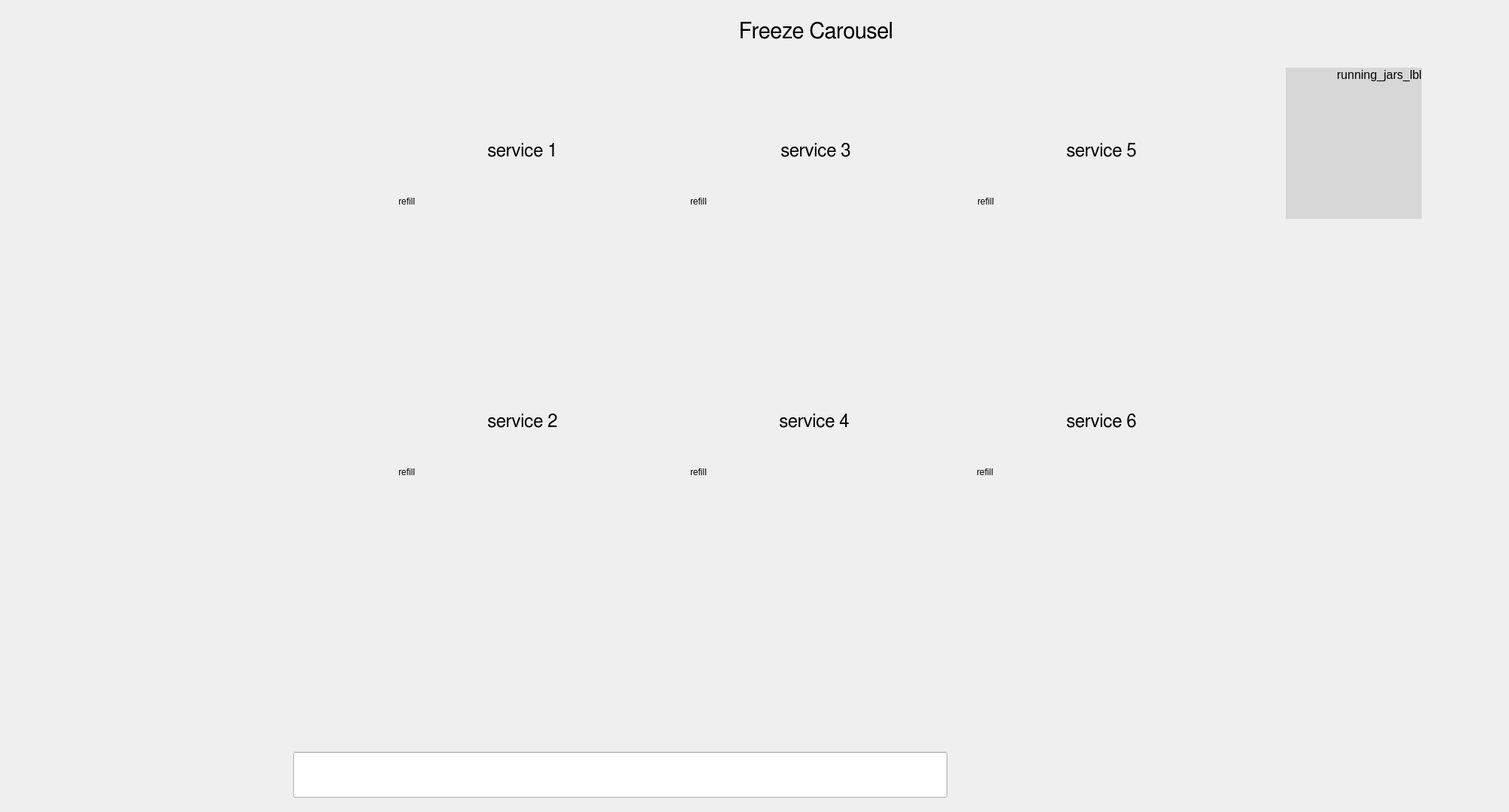
<?xml version="1.0" encoding="UTF-8"?>
<ui version="4.0">
 <class>MainWindow</class>
 <widget class="QMainWindow" name="MainWindow">
  <property name="enabled">
   <bool>true</bool>
  </property>
  <property name="geometry">
   <rect>
    <x>0</x>
    <y>0</y>
    <width>2007</width>
    <height>1080</height>
   </rect>
  </property>
  <property name="windowTitle">
   <string>MainWindow</string>
  </property>
  <widget class="QWidget" name="centralwidget">
   <property name="font">
    <font>
     <family>FreeSans</family>
     <pointsize>18</pointsize>
    </font>
   </property>
   <widget class="QFrame" name="menu_frame">
    <property name="geometry">
     <rect>
      <x>10</x>
      <y>1000</y>
      <width>1920</width>
      <height>72</height>
     </rect>
    </property>
    <property name="font">
     <font>
      <family>FreeSans</family>
      <pointsize>18</pointsize>
     </font>
    </property>
    <property name="frameShape">
     <enum>QFrame::NoFrame</enum>
    </property>
    <property name="frameShadow">
     <enum>QFrame::Plain</enum>
    </property>
    <widget class="QPushButton" name="home_btn">
     <property name="geometry">
      <rect>
       <x>1690</x>
       <y>1</y>
       <width>160</width>
       <height>62</height>
      </rect>
     </property>
     <property name="text">
      <string/>
     </property>
     <property name="icon">
      <iconset>
       <normaloff>../images/sinottico_small.png</normaloff>../images/sinottico_small.png</iconset>
     </property>
     <property name="iconSize">
      <size>
       <width>280</width>
       <height>72</height>
      </size>
     </property>
     <property name="flat">
      <bool>true</bool>
     </property>
     <attribute name="buttonGroup">
      <string notr="true">menu_btn_group</string>
     </attribute>
    </widget>
    <widget class="QPushButton" name="order_btn">
     <property name="geometry">
      <rect>
       <x>1500</x>
       <y>1</y>
       <width>160</width>
       <height>62</height>
      </rect>
     </property>
     <property name="text">
      <string/>
     </property>
     <property name="icon">
      <iconset>
       <normaloff>../images/barcode_C128.png</normaloff>../images/barcode_C128.png</iconset>
     </property>
     <property name="iconSize">
      <size>
       <width>200</width>
       <height>56</height>
      </size>
     </property>
     <property name="flat">
      <bool>true</bool>
     </property>
     <attribute name="buttonGroup">
      <string notr="true">menu_btn_group</string>
     </attribute>
    </widget>
    <widget class="QPushButton" name="keyboard_btn">
     <property name="geometry">
      <rect>
       <x>170</x>
       <y>1</y>
       <width>160</width>
       <height>62</height>
      </rect>
     </property>
     <property name="text">
      <string/>
     </property>
     <property name="icon">
      <iconset>
       <normaloff>../images/keybd.png</normaloff>../images/keybd.png</iconset>
     </property>
     <property name="iconSize">
      <size>
       <width>200</width>
       <height>60</height>
      </size>
     </property>
     <property name="flat">
      <bool>true</bool>
     </property>
     <attribute name="buttonGroup">
      <string notr="true">menu_btn_group</string>
     </attribute>
    </widget>
    <widget class="QPushButton" name="browser_btn">
     <property name="geometry">
      <rect>
       <x>1310</x>
       <y>1</y>
       <width>160</width>
       <height>62</height>
      </rect>
     </property>
     <property name="text">
      <string/>
     </property>
     <property name="icon">
      <iconset>
       <normaloff>../images/autofinish.png</normaloff>../images/autofinish.png</iconset>
     </property>
     <property name="iconSize">
      <size>
       <width>200</width>
       <height>60</height>
      </size>
     </property>
     <property name="flat">
      <bool>true</bool>
     </property>
     <attribute name="buttonGroup">
      <string notr="true">menu_btn_group</string>
     </attribute>
    </widget>
    <widget class="QPushButton" name="global_status_btn">
     <property name="geometry">
      <rect>
       <x>0</x>
       <y>1</y>
       <width>160</width>
       <height>62</height>
      </rect>
     </property>
     <property name="text">
      <string/>
     </property>
     <property name="icon">
      <iconset>
       <normaloff>../images/green.png</normaloff>../images/green.png</iconset>
     </property>
     <property name="iconSize">
      <size>
       <width>200</width>
       <height>60</height>
      </size>
     </property>
     <property name="flat">
      <bool>true</bool>
     </property>
     <attribute name="buttonGroup">
      <string notr="true">menu_btn_group</string>
     </attribute>
    </widget>
    <widget class="QLineEdit" name="menu_line_edit">
     <property name="geometry">
      <rect>
       <x>380</x>
       <y>0</y>
       <width>870</width>
       <height>61</height>
      </rect>
     </property>
    </widget>
   </widget>
   <widget class="QStackedWidget" name="stacked_widget">
    <property name="geometry">
     <rect>
      <x>0</x>
      <y>0</y>
      <width>1931</width>
      <height>1001</height>
     </rect>
    </property>
    <property name="font">
     <font>
      <family>FreeSans</family>
      <pointsize>18</pointsize>
     </font>
    </property>
    <property name="styleSheet">
     <string notr="true">background-image:&quot;./../images/machine_r.png&quot;;</string>
    </property>
    <property name="frameShape">
     <enum>QFrame::NoFrame</enum>
    </property>
    <property name="currentIndex">
     <number>0</number>
    </property>
    <widget class="QWidget" name="home_page">
     <widget class="QPushButton" name="service_1_btn">
      <property name="geometry">
       <rect>
        <x>530</x>
        <y>170</y>
        <width>330</width>
        <height>60</height>
       </rect>
      </property>
      <property name="text">
       <string>service 1</string>
      </property>
      <property name="flat">
       <bool>true</bool>
      </property>
      <attribute name="buttonGroup">
       <string notr="true">service_btn_group</string>
      </attribute>
     </widget>
     <widget class="QPushButton" name="service_3_btn">
      <property name="geometry">
       <rect>
        <x>920</x>
        <y>170</y>
        <width>330</width>
        <height>60</height>
       </rect>
      </property>
      <property name="text">
       <string>service 3</string>
      </property>
      <property name="flat">
       <bool>true</bool>
      </property>
      <attribute name="buttonGroup">
       <string notr="true">service_btn_group</string>
      </attribute>
     </widget>
     <widget class="QPushButton" name="service_6_btn">
      <property name="geometry">
       <rect>
        <x>1300</x>
        <y>530</y>
        <width>330</width>
        <height>60</height>
       </rect>
      </property>
      <property name="text">
       <string>service 6</string>
      </property>
      <property name="flat">
       <bool>true</bool>
      </property>
      <attribute name="buttonGroup">
       <string notr="true">service_btn_group</string>
      </attribute>
     </widget>
     <widget class="QPushButton" name="service_4_btn">
      <property name="geometry">
       <rect>
        <x>918</x>
        <y>530</y>
        <width>330</width>
        <height>60</height>
       </rect>
      </property>
      <property name="text">
       <string>service 4</string>
      </property>
      <property name="flat">
       <bool>true</bool>
      </property>
      <attribute name="buttonGroup">
       <string notr="true">service_btn_group</string>
      </attribute>
     </widget>
     <widget class="QPushButton" name="service_2_btn">
      <property name="geometry">
       <rect>
        <x>530</x>
        <y>530</y>
        <width>330</width>
        <height>60</height>
       </rect>
      </property>
      <property name="text">
       <string>service 2</string>
      </property>
      <property name="flat">
       <bool>true</bool>
      </property>
      <attribute name="buttonGroup">
       <string notr="true">service_btn_group</string>
      </attribute>
     </widget>
     <widget class="QPushButton" name="service_5_btn">
      <property name="geometry">
       <rect>
        <x>1300</x>
        <y>170</y>
        <width>330</width>
        <height>60</height>
       </rect>
      </property>
      <property name="text">
       <string>service 5</string>
      </property>
      <property name="flat">
       <bool>true</bool>
      </property>
      <attribute name="buttonGroup">
       <string notr="true">service_btn_group</string>
      </attribute>
     </widget>
     <widget class="QPushButton" name="service_0_btn">
      <property name="geometry">
       <rect>
        <x>290</x>
        <y>170</y>
        <width>171</width>
        <height>81</height>
       </rect>
      </property>
      <property name="autoFillBackground">
       <bool>false</bool>
      </property>
      <property name="styleSheet">
       <string notr="true">background:#EEEEFF</string>
      </property>
      <property name="text">
       <string/>
      </property>
      <property name="icon">
       <iconset>
        <normaloff>../images/alfa_logo.png</normaloff>../images/alfa_logo.png</iconset>
      </property>
      <property name="iconSize">
       <size>
        <width>160</width>
        <height>68</height>
       </size>
      </property>
      <property name="flat">
       <bool>true</bool>
      </property>
      <attribute name="buttonGroup">
       <string notr="true">service_btn_group</string>
      </attribute>
     </widget>
     <widget class="QLabel" name="sinottico">
      <property name="geometry">
       <rect>
        <x>4</x>
        <y>4</y>
        <width>1912</width>
        <height>972</height>
       </rect>
      </property>
      <property name="text">
       <string/>
      </property>
      <property name="pixmap">
       <pixmap>../images/sinottico.png</pixmap>
      </property>
      <property name="scaledContents">
       <bool>true</bool>
      </property>
     </widget>
     <widget class="QPushButton" name="feed_jar_btn">
      <property name="geometry">
       <rect>
        <x>90</x>
        <y>350</y>
        <width>141</width>
        <height>91</height>
       </rect>
      </property>
      <property name="text">
       <string/>
      </property>
      <property name="icon">
       <iconset>
        <normaloff>../images/arrow-green.png</normaloff>../images/arrow-green.png</iconset>
      </property>
      <property name="iconSize">
       <size>
        <width>120</width>
        <height>60</height>
       </size>
      </property>
      <property name="flat">
       <bool>true</bool>
      </property>
      <attribute name="buttonGroup">
       <string notr="true">action_btn_group</string>
      </attribute>
     </widget>
     <widget class="QPushButton" name="deliver_jar_btn">
      <property name="geometry">
       <rect>
        <x>10</x>
        <y>460</y>
        <width>171</width>
        <height>91</height>
       </rect>
      </property>
      <property name="text">
       <string/>
      </property>
      <property name="icon">
       <iconset>
        <normaloff>../images/arrow-red.png</normaloff>../images/arrow-red.png</iconset>
      </property>
      <property name="iconSize">
       <size>
        <width>120</width>
        <height>60</height>
       </size>
      </property>
      <property name="flat">
       <bool>true</bool>
      </property>
      <attribute name="buttonGroup">
       <string notr="true">action_btn_group</string>
      </attribute>
     </widget>
     <widget class="QPushButton" name="action_01_btn">
      <property name="geometry">
       <rect>
        <x>270</x>
        <y>390</y>
        <width>71</width>
        <height>61</height>
       </rect>
      </property>
      <property name="text">
       <string/>
      </property>
      <property name="icon">
       <iconset>
        <normaloff>../images/settings.png</normaloff>../images/settings.png</iconset>
      </property>
      <property name="iconSize">
       <size>
        <width>50</width>
        <height>50</height>
       </size>
      </property>
      <property name="flat">
       <bool>true</bool>
      </property>
      <attribute name="buttonGroup">
       <string notr="true">action_btn_group</string>
      </attribute>
     </widget>
     <widget class="QPushButton" name="action_03_btn">
      <property name="geometry">
       <rect>
        <x>950</x>
        <y>390</y>
        <width>71</width>
        <height>61</height>
       </rect>
      </property>
      <property name="text">
       <string/>
      </property>
      <property name="icon">
       <iconset>
        <normaloff>../images/settings.png</normaloff>../images/settings.png</iconset>
      </property>
      <property name="iconSize">
       <size>
        <width>50</width>
        <height>50</height>
       </size>
      </property>
      <property name="flat">
       <bool>true</bool>
      </property>
      <attribute name="buttonGroup">
       <string notr="true">action_btn_group</string>
      </attribute>
     </widget>
     <widget class="QPushButton" name="action_02_btn">
      <property name="geometry">
       <rect>
        <x>560</x>
        <y>390</y>
        <width>71</width>
        <height>61</height>
       </rect>
      </property>
      <property name="text">
       <string/>
      </property>
      <property name="icon">
       <iconset>
        <normaloff>../images/settings.png</normaloff>../images/settings.png</iconset>
      </property>
      <property name="iconSize">
       <size>
        <width>50</width>
        <height>50</height>
       </size>
      </property>
      <property name="flat">
       <bool>true</bool>
      </property>
      <attribute name="buttonGroup">
       <string notr="true">action_btn_group</string>
      </attribute>
     </widget>
     <widget class="QPushButton" name="action_04_btn">
      <property name="geometry">
       <rect>
        <x>1330</x>
        <y>390</y>
        <width>71</width>
        <height>61</height>
       </rect>
      </property>
      <property name="text">
       <string/>
      </property>
      <property name="icon">
       <iconset>
        <normaloff>../images/settings.png</normaloff>../images/settings.png</iconset>
      </property>
      <property name="iconSize">
       <size>
        <width>50</width>
        <height>50</height>
       </size>
      </property>
      <property name="flat">
       <bool>true</bool>
      </property>
      <attribute name="buttonGroup">
       <string notr="true">action_btn_group</string>
      </attribute>
     </widget>
     <widget class="QPushButton" name="action_08_btn">
      <property name="geometry">
       <rect>
        <x>560</x>
        <y>760</y>
        <width>71</width>
        <height>61</height>
       </rect>
      </property>
      <property name="text">
       <string/>
      </property>
      <property name="icon">
       <iconset>
        <normaloff>../images/settings.png</normaloff>../images/settings.png</iconset>
      </property>
      <property name="iconSize">
       <size>
        <width>50</width>
        <height>50</height>
       </size>
      </property>
      <property name="flat">
       <bool>true</bool>
      </property>
      <attribute name="buttonGroup">
       <string notr="true">action_btn_group</string>
      </attribute>
     </widget>
     <widget class="QPushButton" name="action_06_btn">
      <property name="geometry">
       <rect>
        <x>1330</x>
        <y>760</y>
        <width>71</width>
        <height>61</height>
       </rect>
      </property>
      <property name="text">
       <string/>
      </property>
      <property name="icon">
       <iconset>
        <normaloff>../images/settings.png</normaloff>../images/settings.png</iconset>
      </property>
      <property name="iconSize">
       <size>
        <width>50</width>
        <height>50</height>
       </size>
      </property>
      <property name="flat">
       <bool>true</bool>
      </property>
      <attribute name="buttonGroup">
       <string notr="true">action_btn_group</string>
      </attribute>
     </widget>
     <widget class="QPushButton" name="action_07_btn">
      <property name="geometry">
       <rect>
        <x>950</x>
        <y>760</y>
        <width>71</width>
        <height>61</height>
       </rect>
      </property>
      <property name="text">
       <string/>
      </property>
      <property name="icon">
       <iconset>
        <normaloff>../images/settings.png</normaloff>../images/settings.png</iconset>
      </property>
      <property name="iconSize">
       <size>
        <width>50</width>
        <height>50</height>
       </size>
      </property>
      <property name="flat">
       <bool>true</bool>
      </property>
      <attribute name="buttonGroup">
       <string notr="true">action_btn_group</string>
      </attribute>
     </widget>
     <widget class="QPushButton" name="action_05_btn">
      <property name="geometry">
       <rect>
        <x>1680</x>
        <y>580</y>
        <width>71</width>
        <height>61</height>
       </rect>
      </property>
      <property name="text">
       <string/>
      </property>
      <property name="icon">
       <iconset>
        <normaloff>../images/settings.png</normaloff>../images/settings.png</iconset>
      </property>
      <property name="iconSize">
       <size>
        <width>50</width>
        <height>50</height>
       </size>
      </property>
      <property name="flat">
       <bool>true</bool>
      </property>
      <attribute name="buttonGroup">
       <string notr="true">action_btn_group</string>
      </attribute>
     </widget>
     <widget class="QPushButton" name="action_09_btn">
      <property name="geometry">
       <rect>
        <x>410</x>
        <y>600</y>
        <width>71</width>
        <height>61</height>
       </rect>
      </property>
      <property name="text">
       <string/>
      </property>
      <property name="icon">
       <iconset>
        <normaloff>../images/settings.png</normaloff>../images/settings.png</iconset>
      </property>
      <property name="iconSize">
       <size>
        <width>50</width>
        <height>50</height>
       </size>
      </property>
      <property name="flat">
       <bool>true</bool>
      </property>
      <attribute name="buttonGroup">
       <string notr="true">action_btn_group</string>
      </attribute>
     </widget>
     <widget class="QPushButton" name="action_10_btn">
      <property name="geometry">
       <rect>
        <x>200</x>
        <y>490</y>
        <width>71</width>
        <height>61</height>
       </rect>
      </property>
      <property name="text">
       <string/>
      </property>
      <property name="icon">
       <iconset>
        <normaloff>../images/settings.png</normaloff>../images/settings.png</iconset>
      </property>
      <property name="iconSize">
       <size>
        <width>50</width>
        <height>50</height>
       </size>
      </property>
      <property name="flat">
       <bool>true</bool>
      </property>
      <attribute name="buttonGroup">
       <string notr="true">action_btn_group</string>
      </attribute>
     </widget>
     <widget class="QLabel" name="refill_1_lbl">
      <property name="geometry">
       <rect>
        <x>530</x>
        <y>240</y>
        <width>56</width>
        <height>56</height>
       </rect>
      </property>
      <property name="styleSheet">
       <string notr="true">color:#000000;
</string>
      </property>
      <property name="text">
       <string>refill</string>
      </property>
      <property name="scaledContents">
       <bool>true</bool>
      </property>
      <property name="iconSize" stdset="0">
       <size>
        <width>68</width>
        <height>68</height>
       </size>
      </property>
     </widget>
     <widget class="QLabel" name="refill_3_lbl">
      <property name="geometry">
       <rect>
        <x>918</x>
        <y>240</y>
        <width>56</width>
        <height>56</height>
       </rect>
      </property>
      <property name="styleSheet">
       <string notr="true">color:#000000;
</string>
      </property>
      <property name="text">
       <string>refill</string>
      </property>
      <property name="scaledContents">
       <bool>true</bool>
      </property>
      <property name="iconSize" stdset="0">
       <size>
        <width>68</width>
        <height>68</height>
       </size>
      </property>
     </widget>
     <widget class="QLabel" name="refill_5_lbl">
      <property name="geometry">
       <rect>
        <x>1300</x>
        <y>240</y>
        <width>56</width>
        <height>56</height>
       </rect>
      </property>
      <property name="styleSheet">
       <string notr="true">color:#000000;
</string>
      </property>
      <property name="text">
       <string>refill</string>
      </property>
      <property name="scaledContents">
       <bool>true</bool>
      </property>
      <property name="iconSize" stdset="0">
       <size>
        <width>68</width>
        <height>68</height>
       </size>
      </property>
     </widget>
     <widget class="QLabel" name="refill_2_lbl">
      <property name="geometry">
       <rect>
        <x>530</x>
        <y>600</y>
        <width>56</width>
        <height>56</height>
       </rect>
      </property>
      <property name="styleSheet">
       <string notr="true">color:#000000;
</string>
      </property>
      <property name="text">
       <string>refill</string>
      </property>
      <property name="scaledContents">
       <bool>true</bool>
      </property>
      <property name="iconSize" stdset="0">
       <size>
        <width>68</width>
        <height>68</height>
       </size>
      </property>
     </widget>
     <widget class="QLabel" name="refill_4_lbl">
      <property name="geometry">
       <rect>
        <x>918</x>
        <y>600</y>
        <width>56</width>
        <height>56</height>
       </rect>
      </property>
      <property name="styleSheet">
       <string notr="true">color:#000000;
</string>
      </property>
      <property name="text">
       <string>refill</string>
      </property>
      <property name="scaledContents">
       <bool>true</bool>
      </property>
      <property name="iconSize" stdset="0">
       <size>
        <width>68</width>
        <height>68</height>
       </size>
      </property>
     </widget>
     <widget class="QLabel" name="refill_6_lbl">
      <property name="geometry">
       <rect>
        <x>1299</x>
        <y>600</y>
        <width>56</width>
        <height>56</height>
       </rect>
      </property>
      <property name="styleSheet">
       <string notr="true">color:#000000;
</string>
      </property>
      <property name="text">
       <string>refill</string>
      </property>
      <property name="scaledContents">
       <bool>true</bool>
      </property>
      <property name="iconSize" stdset="0">
       <size>
        <width>68</width>
        <height>68</height>
       </size>
      </property>
     </widget>
     <widget class="QLabel" name="reserve_1_label">
      <property name="geometry">
       <rect>
        <x>789</x>
        <y>240</y>
        <width>56</width>
        <height>100</height>
       </rect>
      </property>
      <property name="text">
       <string/>
      </property>
      <property name="pixmap">
       <pixmap>../images/Riserva.gif</pixmap>
      </property>
      <property name="scaledContents">
       <bool>true</bool>
      </property>
     </widget>
     <widget class="QLabel" name="reserve_3_label">
      <property name="geometry">
       <rect>
        <x>1170</x>
        <y>240</y>
        <width>56</width>
        <height>100</height>
       </rect>
      </property>
      <property name="text">
       <string/>
      </property>
      <property name="pixmap">
       <pixmap>../images/Riserva.gif</pixmap>
      </property>
      <property name="scaledContents">
       <bool>true</bool>
      </property>
     </widget>
     <widget class="QLabel" name="reserve_5_label">
      <property name="geometry">
       <rect>
        <x>1560</x>
        <y>240</y>
        <width>56</width>
        <height>100</height>
       </rect>
      </property>
      <property name="text">
       <string/>
      </property>
      <property name="pixmap">
       <pixmap>../images/Riserva.gif</pixmap>
      </property>
      <property name="scaledContents">
       <bool>true</bool>
      </property>
     </widget>
     <widget class="QLabel" name="reserve_2_label">
      <property name="geometry">
       <rect>
        <x>790</x>
        <y>600</y>
        <width>56</width>
        <height>100</height>
       </rect>
      </property>
      <property name="text">
       <string/>
      </property>
      <property name="pixmap">
       <pixmap>../images/Riserva.gif</pixmap>
      </property>
      <property name="scaledContents">
       <bool>true</bool>
      </property>
     </widget>
     <widget class="QLabel" name="reserve_4_label">
      <property name="geometry">
       <rect>
        <x>1170</x>
        <y>600</y>
        <width>56</width>
        <height>100</height>
       </rect>
      </property>
      <property name="text">
       <string/>
      </property>
      <property name="pixmap">
       <pixmap>../images/Riserva.gif</pixmap>
      </property>
      <property name="scaledContents">
       <bool>true</bool>
      </property>
     </widget>
     <widget class="QLabel" name="reserve_6_label">
      <property name="geometry">
       <rect>
        <x>1560</x>
        <y>600</y>
        <width>56</width>
        <height>100</height>
       </rect>
      </property>
      <property name="text">
       <string/>
      </property>
      <property name="pixmap">
       <pixmap>../images/Riserva.gif</pixmap>
      </property>
      <property name="scaledContents">
       <bool>true</bool>
      </property>
     </widget>
     <widget class="QPushButton" name="freeze_carousel_btn">
      <property name="geometry">
       <rect>
        <x>850</x>
        <y>8</y>
        <width>471</width>
        <height>68</height>
       </rect>
      </property>
      <property name="font">
       <font>
        <pointsize>22</pointsize>
       </font>
      </property>
      <property name="text">
       <string>Freeze Carousel</string>
      </property>
      <property name="iconSize">
       <size>
        <width>72</width>
        <height>72</height>
       </size>
      </property>
      <property name="flat">
       <bool>true</bool>
      </property>
      <attribute name="buttonGroup">
       <string notr="true">action_btn_group</string>
      </attribute>
     </widget>
     <widget class="QLabel" name="STEP_11_label">
      <property name="geometry">
       <rect>
        <x>410</x>
        <y>470</y>
        <width>85</width>
        <height>85</height>
       </rect>
      </property>
      <property name="scaledContents">
       <bool>true</bool>
      </property>
      <property name="alignment">
       <set>Qt::AlignCenter</set>
      </property>
     </widget>
     <widget class="QLabel" name="STEP_07_label">
      <property name="geometry">
       <rect>
        <x>1430</x>
        <y>745</y>
        <width>85</width>
        <height>85</height>
       </rect>
      </property>
      <property name="font">
       <font>
        <pointsize>10</pointsize>
       </font>
      </property>
      <property name="scaledContents">
       <bool>true</bool>
      </property>
      <property name="alignment">
       <set>Qt::AlignCenter</set>
      </property>
     </widget>
     <widget class="QLabel" name="STEP_09_label">
      <property name="geometry">
       <rect>
        <x>655</x>
        <y>745</y>
        <width>85</width>
        <height>85</height>
       </rect>
      </property>
      <property name="font">
       <font>
        <pointsize>10</pointsize>
       </font>
      </property>
      <property name="scaledContents">
       <bool>true</bool>
      </property>
      <property name="alignment">
       <set>Qt::AlignCenter</set>
      </property>
     </widget>
     <widget class="QLabel" name="STEP_01_label">
      <property name="geometry">
       <rect>
        <x>410</x>
        <y>370</y>
        <width>85</width>
        <height>85</height>
       </rect>
      </property>
      <property name="scaledContents">
       <bool>true</bool>
      </property>
      <property name="alignment">
       <set>Qt::AlignCenter</set>
      </property>
     </widget>
     <widget class="QLabel" name="STEP_06_label">
      <property name="geometry">
       <rect>
        <x>1680</x>
        <y>740</y>
        <width>85</width>
        <height>85</height>
       </rect>
      </property>
      <property name="scaledContents">
       <bool>true</bool>
      </property>
      <property name="alignment">
       <set>Qt::AlignCenter</set>
      </property>
     </widget>
     <widget class="QLabel" name="STEP_10_label">
      <property name="geometry">
       <rect>
        <x>410</x>
        <y>740</y>
        <width>85</width>
        <height>85</height>
       </rect>
      </property>
      <property name="scaledContents">
       <bool>true</bool>
      </property>
      <property name="alignment">
       <set>Qt::AlignCenter</set>
      </property>
     </widget>
     <widget class="QLabel" name="STEP_12_label">
      <property name="geometry">
       <rect>
        <x>280</x>
        <y>470</y>
        <width>85</width>
        <height>85</height>
       </rect>
      </property>
      <property name="scaledContents">
       <bool>true</bool>
      </property>
      <property name="alignment">
       <set>Qt::AlignCenter</set>
      </property>
     </widget>
     <widget class="QLabel" name="STEP_03_label">
      <property name="geometry">
       <rect>
        <x>1040</x>
        <y>370</y>
        <width>85</width>
        <height>85</height>
       </rect>
      </property>
      <property name="font">
       <font>
        <pointsize>10</pointsize>
       </font>
      </property>
      <property name="scaledContents">
       <bool>true</bool>
      </property>
      <property name="alignment">
       <set>Qt::AlignCenter</set>
      </property>
     </widget>
     <widget class="QLabel" name="STEP_05_label">
      <property name="geometry">
       <rect>
        <x>1680</x>
        <y>380</y>
        <width>85</width>
        <height>85</height>
       </rect>
      </property>
      <property name="scaledContents">
       <bool>true</bool>
      </property>
      <property name="alignment">
       <set>Qt::AlignCenter</set>
      </property>
     </widget>
     <widget class="QLabel" name="STEP_08_label">
      <property name="geometry">
       <rect>
        <x>1040</x>
        <y>745</y>
        <width>85</width>
        <height>85</height>
       </rect>
      </property>
      <property name="font">
       <font>
        <pointsize>10</pointsize>
       </font>
      </property>
      <property name="scaledContents">
       <bool>true</bool>
      </property>
      <property name="alignment">
       <set>Qt::AlignCenter</set>
      </property>
     </widget>
     <widget class="QLabel" name="STEP_04_label">
      <property name="geometry">
       <rect>
        <x>1430</x>
        <y>370</y>
        <width>85</width>
        <height>85</height>
       </rect>
      </property>
      <property name="font">
       <font>
        <pointsize>10</pointsize>
       </font>
      </property>
      <property name="scaledContents">
       <bool>true</bool>
      </property>
      <property name="alignment">
       <set>Qt::AlignCenter</set>
      </property>
     </widget>
     <widget class="QLabel" name="STEP_02_label">
      <property name="geometry">
       <rect>
        <x>655</x>
        <y>370</y>
        <width>85</width>
        <height>85</height>
       </rect>
      </property>
      <property name="font">
       <font>
        <pointsize>10</pointsize>
       </font>
      </property>
      <property name="scaledContents">
       <bool>true</bool>
      </property>
      <property name="alignment">
       <set>Qt::AlignCenter</set>
      </property>
     </widget>
     <widget class="QLabel" name="container_presence_1_label">
      <property name="geometry">
       <rect>
        <x>690</x>
        <y>355</y>
        <width>24</width>
        <height>24</height>
       </rect>
      </property>
      <property name="text">
       <string/>
      </property>
      <property name="scaledContents">
       <bool>true</bool>
      </property>
     </widget>
     <widget class="QLabel" name="container_presence_3_label">
      <property name="geometry">
       <rect>
        <x>1075</x>
        <y>355</y>
        <width>24</width>
        <height>24</height>
       </rect>
      </property>
      <property name="text">
       <string/>
      </property>
      <property name="scaledContents">
       <bool>true</bool>
      </property>
     </widget>
     <widget class="QLabel" name="container_presence_5_label">
      <property name="geometry">
       <rect>
        <x>1465</x>
        <y>355</y>
        <width>24</width>
        <height>24</height>
       </rect>
      </property>
      <property name="text">
       <string/>
      </property>
      <property name="scaledContents">
       <bool>true</bool>
      </property>
     </widget>
     <widget class="QLabel" name="container_presence_6_label">
      <property name="geometry">
       <rect>
        <x>1465</x>
        <y>730</y>
        <width>24</width>
        <height>24</height>
       </rect>
      </property>
      <property name="text">
       <string/>
      </property>
      <property name="scaledContents">
       <bool>true</bool>
      </property>
     </widget>
     <widget class="QLabel" name="container_presence_4_label">
      <property name="geometry">
       <rect>
        <x>1075</x>
        <y>730</y>
        <width>24</width>
        <height>24</height>
       </rect>
      </property>
      <property name="text">
       <string/>
      </property>
      <property name="scaledContents">
       <bool>true</bool>
      </property>
     </widget>
     <widget class="QLabel" name="container_presence_2_label">
      <property name="geometry">
       <rect>
        <x>690</x>
        <y>730</y>
        <width>24</width>
        <height>24</height>
       </rect>
      </property>
      <property name="text">
       <string/>
      </property>
      <property name="scaledContents">
       <bool>true</bool>
      </property>
     </widget>
     <widget class="QLabel" name="load_lifter_up_label">
      <property name="geometry">
       <rect>
        <x>1770</x>
        <y>440</y>
        <width>24</width>
        <height>24</height>
       </rect>
      </property>
      <property name="text">
       <string/>
      </property>
      <property name="scaledContents">
       <bool>true</bool>
      </property>
     </widget>
     <widget class="QLabel" name="load_lifter_down_label">
      <property name="geometry">
       <rect>
        <x>1770</x>
        <y>820</y>
        <width>24</width>
        <height>24</height>
       </rect>
      </property>
      <property name="text">
       <string/>
      </property>
      <property name="scaledContents">
       <bool>true</bool>
      </property>
     </widget>
     <widget class="QLabel" name="unload_lifter_down_label">
      <property name="geometry">
       <rect>
        <x>380</x>
        <y>820</y>
        <width>24</width>
        <height>24</height>
       </rect>
      </property>
      <property name="text">
       <string/>
      </property>
      <property name="scaledContents">
       <bool>true</bool>
      </property>
     </widget>
     <widget class="QLabel" name="unload_lifter_up_label">
      <property name="geometry">
       <rect>
        <x>380</x>
        <y>550</y>
        <width>24</width>
        <height>24</height>
       </rect>
      </property>
      <property name="text">
       <string/>
      </property>
      <property name="scaledContents">
       <bool>true</bool>
      </property>
     </widget>
     <widget class="QLabel" name="running_jars_lbl">
      <property name="geometry">
       <rect>
        <x>1710</x>
        <y>90</y>
        <width>181</width>
        <height>201</height>
       </rect>
      </property>
      <property name="font">
       <font>
        <pointsize>12</pointsize>
       </font>
      </property>
      <property name="autoFillBackground">
       <bool>false</bool>
      </property>
      <property name="styleSheet">
       <string notr="true">background-color:#33777777;
</string>
      </property>
      <property name="text">
       <string>running_jars_lbl</string>
      </property>
      <property name="alignment">
       <set>Qt::AlignRight|Qt::AlignTop|Qt::AlignTrailing</set>
      </property>
      <property name="wordWrap">
       <bool>true</bool>
      </property>
     </widget>
     <zorder>sinottico</zorder>
     <zorder>service_1_btn</zorder>
     <zorder>service_3_btn</zorder>
     <zorder>service_6_btn</zorder>
     <zorder>service_4_btn</zorder>
     <zorder>service_2_btn</zorder>
     <zorder>service_5_btn</zorder>
     <zorder>service_0_btn</zorder>
     <zorder>feed_jar_btn</zorder>
     <zorder>deliver_jar_btn</zorder>
     <zorder>action_01_btn</zorder>
     <zorder>action_02_btn</zorder>
     <zorder>action_03_btn</zorder>
     <zorder>action_04_btn</zorder>
     <zorder>action_08_btn</zorder>
     <zorder>action_06_btn</zorder>
     <zorder>action_07_btn</zorder>
     <zorder>action_05_btn</zorder>
     <zorder>action_09_btn</zorder>
     <zorder>action_10_btn</zorder>
     <zorder>reserve_1_label</zorder>
     <zorder>reserve_3_label</zorder>
     <zorder>reserve_5_label</zorder>
     <zorder>reserve_2_label</zorder>
     <zorder>reserve_4_label</zorder>
     <zorder>reserve_6_label</zorder>
     <zorder>freeze_carousel_btn</zorder>
     <zorder>STEP_07_label</zorder>
     <zorder>STEP_04_label</zorder>
     <zorder>STEP_05_label</zorder>
     <zorder>STEP_06_label</zorder>
     <zorder>STEP_10_label</zorder>
     <zorder>STEP_03_label</zorder>
     <zorder>STEP_02_label</zorder>
     <zorder>STEP_09_label</zorder>
     <zorder>STEP_01_label</zorder>
     <zorder>STEP_08_label</zorder>
     <zorder>STEP_11_label</zorder>
     <zorder>STEP_12_label</zorder>
     <zorder>container_presence_1_label</zorder>
     <zorder>container_presence_3_label</zorder>
     <zorder>container_presence_5_label</zorder>
     <zorder>container_presence_6_label</zorder>
     <zorder>container_presence_4_label</zorder>
     <zorder>container_presence_2_label</zorder>
     <zorder>load_lifter_up_label</zorder>
     <zorder>load_lifter_down_label</zorder>
     <zorder>unload_lifter_down_label</zorder>
     <zorder>unload_lifter_up_label</zorder>
     <zorder>refill_6_lbl</zorder>
     <zorder>refill_1_lbl</zorder>
     <zorder>refill_3_lbl</zorder>
     <zorder>refill_2_lbl</zorder>
     <zorder>refill_4_lbl</zorder>
     <zorder>refill_5_lbl</zorder>
     <zorder>running_jars_lbl</zorder>
    </widget>
    <widget class="QWidget" name="order_page">
     <property name="styleSheet">
      <string notr="true">background:#FFFFFF</string>
     </property>
     <widget class="QWidget" name="order_h_layout_widget">
      <property name="geometry">
       <rect>
        <x>10</x>
        <y>110</y>
        <width>1901</width>
        <height>871</height>
       </rect>
      </property>
      <layout class="QHBoxLayout" name="order_h_layout">
       <item>
        <widget class="QTableView" name="jar_table_view">
         <property name="styleSheet">
          <string notr="true">::section{background-color: &quot;#AAAAAA&quot;}
::item{text-align: &quot;center&quot;}</string>
         </property>
         <property name="sizeAdjustPolicy">
          <enum>QAbstractScrollArea::AdjustToContents</enum>
         </property>
         <property name="alternatingRowColors">
          <bool>true</bool>
         </property>
         <property name="selectionMode">
          <enum>QAbstractItemView::SingleSelection</enum>
         </property>
         <property name="selectionBehavior">
          <enum>QAbstractItemView::SelectRows</enum>
         </property>
         <property name="iconSize">
          <size>
           <width>32</width>
           <height>32</height>
          </size>
         </property>
         <attribute name="horizontalHeaderStretchLastSection">
          <bool>true</bool>
         </attribute>
         <attribute name="verticalHeaderMinimumSectionSize">
          <number>48</number>
         </attribute>
         <attribute name="verticalHeaderDefaultSectionSize">
          <number>48</number>
         </attribute>
         <attribute name="verticalHeaderShowSortIndicator" stdset="0">
          <bool>true</bool>
         </attribute>
         <attribute name="verticalHeaderStretchLastSection">
          <bool>false</bool>
         </attribute>
        </widget>
       </item>
       <item>
        <spacer name="horizontalSpacer_2">
         <property name="orientation">
          <enum>Qt::Horizontal</enum>
         </property>
         <property name="sizeType">
          <enum>QSizePolicy::Fixed</enum>
         </property>
         <property name="sizeHint" stdset="0">
          <size>
           <width>10</width>
           <height>20</height>
          </size>
         </property>
        </spacer>
       </item>
       <item>
        <widget class="QTableView" name="order_table_view">
         <property name="styleSheet">
          <string notr="true">::section{background-color: #AAAAAA}</string>
         </property>
         <property name="alternatingRowColors">
          <bool>true</bool>
         </property>
         <property name="selectionMode">
          <enum>QAbstractItemView::SingleSelection</enum>
         </property>
         <property name="selectionBehavior">
          <enum>QAbstractItemView::SelectRows</enum>
         </property>
         <property name="iconSize">
          <size>
           <width>32</width>
           <height>32</height>
          </size>
         </property>
         <property name="wordWrap">
          <bool>false</bool>
         </property>
         <property name="cornerButtonEnabled">
          <bool>false</bool>
         </property>
         <attribute name="horizontalHeaderStretchLastSection">
          <bool>true</bool>
         </attribute>
         <attribute name="verticalHeaderMinimumSectionSize">
          <number>48</number>
         </attribute>
         <attribute name="verticalHeaderDefaultSectionSize">
          <number>48</number>
         </attribute>
         <attribute name="verticalHeaderShowSortIndicator" stdset="0">
          <bool>true</bool>
         </attribute>
         <attribute name="verticalHeaderStretchLastSection">
          <bool>false</bool>
         </attribute>
        </widget>
       </item>
       <item>
        <spacer name="horizontalSpacer">
         <property name="orientation">
          <enum>Qt::Horizontal</enum>
         </property>
         <property name="sizeType">
          <enum>QSizePolicy::Fixed</enum>
         </property>
         <property name="sizeHint" stdset="0">
          <size>
           <width>10</width>
           <height>20</height>
          </size>
         </property>
        </spacer>
       </item>
       <item>
        <widget class="QTableView" name="file_table_view">
         <property name="maximumSize">
          <size>
           <width>700</width>
           <height>16777215</height>
          </size>
         </property>
         <property name="styleSheet">
          <string notr="true">::section{background-color: #AAAAAA}</string>
         </property>
         <property name="alternatingRowColors">
          <bool>true</bool>
         </property>
         <property name="selectionMode">
          <enum>QAbstractItemView::SingleSelection</enum>
         </property>
         <property name="iconSize">
          <size>
           <width>32</width>
           <height>32</height>
          </size>
         </property>
         <property name="cornerButtonEnabled">
          <bool>false</bool>
         </property>
         <attribute name="horizontalHeaderStretchLastSection">
          <bool>true</bool>
         </attribute>
         <attribute name="verticalHeaderMinimumSectionSize">
          <number>48</number>
         </attribute>
         <attribute name="verticalHeaderDefaultSectionSize">
          <number>48</number>
         </attribute>
         <attribute name="verticalHeaderStretchLastSection">
          <bool>false</bool>
         </attribute>
        </widget>
       </item>
      </layout>
     </widget>
     <widget class="QGroupBox" name="search_file_box">
      <property name="geometry">
       <rect>
        <x>1300</x>
        <y>10</y>
        <width>611</width>
        <height>100</height>
       </rect>
      </property>
      <property name="title">
       <string>search downloaded files by name</string>
      </property>
      <widget class="QLineEdit" name="search_file_line">
       <property name="geometry">
        <rect>
         <x>0</x>
         <y>40</y>
         <width>481</width>
         <height>50</height>
        </rect>
       </property>
      </widget>
      <widget class="QPushButton" name="search_file_btn">
       <property name="geometry">
        <rect>
         <x>490</x>
         <y>40</y>
         <width>121</width>
         <height>50</height>
        </rect>
       </property>
       <property name="text">
        <string>Go</string>
       </property>
       <property name="icon">
        <iconset>
         <normaloff>../../../qt_test/images/green.svg</normaloff>../../../qt_test/images/green.svg</iconset>
       </property>
      </widget>
     </widget>
     <widget class="QGroupBox" name="search_order_box">
      <property name="geometry">
       <rect>
        <x>660</x>
        <y>10</y>
        <width>611</width>
        <height>100</height>
       </rect>
      </property>
      <property name="title">
       <string>search compiled orders by order nr.</string>
      </property>
      <widget class="QLineEdit" name="search_order_line">
       <property name="geometry">
        <rect>
         <x>0</x>
         <y>40</y>
         <width>461</width>
         <height>50</height>
        </rect>
       </property>
      </widget>
      <widget class="QPushButton" name="search_order_btn">
       <property name="geometry">
        <rect>
         <x>470</x>
         <y>40</y>
         <width>131</width>
         <height>50</height>
        </rect>
       </property>
       <property name="text">
        <string>Go</string>
       </property>
       <property name="icon">
        <iconset>
         <normaloff>../../../qt_test/images/green.svg</normaloff>../../../qt_test/images/green.svg</iconset>
       </property>
      </widget>
     </widget>
     <widget class="QGroupBox" name="search_jar_box">
      <property name="geometry">
       <rect>
        <x>20</x>
        <y>10</y>
        <width>611</width>
        <height>100</height>
       </rect>
      </property>
      <property name="title">
       <string>search jars by index</string>
      </property>
      <widget class="QLineEdit" name="search_jar_line">
       <property name="geometry">
        <rect>
         <x>0</x>
         <y>40</y>
         <width>461</width>
         <height>50</height>
        </rect>
       </property>
      </widget>
      <widget class="QPushButton" name="search_jar_btn">
       <property name="geometry">
        <rect>
         <x>470</x>
         <y>40</y>
         <width>131</width>
         <height>50</height>
        </rect>
       </property>
       <property name="text">
        <string>Go</string>
       </property>
       <property name="icon">
        <iconset>
         <normaloff>../../../qt_test/images/green.svg</normaloff>../../../qt_test/images/green.svg</iconset>
       </property>
      </widget>
     </widget>
    </widget>
    <widget class="QWidget" name="browser_page">
     <property name="styleSheet">
      <string notr="true">background:#AAAAAA</string>
     </property>
     <widget class="QFrame" name="browser_frame">
      <property name="geometry">
       <rect>
        <x>0</x>
        <y>20</y>
        <width>1920</width>
        <height>981</height>
       </rect>
      </property>
      <property name="styleSheet">
       <string notr="true">background:#FFFFEE</string>
      </property>
      <property name="frameShape">
       <enum>QFrame::Panel</enum>
      </property>
      <property name="frameShadow">
       <enum>QFrame::Plain</enum>
      </property>
     </widget>
    </widget>
   </widget>
  </widget>
 </widget>
 <resources/>
 <connections/>
 <buttongroups>
  <buttongroup name="action_btn_group"/>
  <buttongroup name="service_btn_group"/>
  <buttongroup name="menu_btn_group"/>
 </buttongroups>
</ui>
